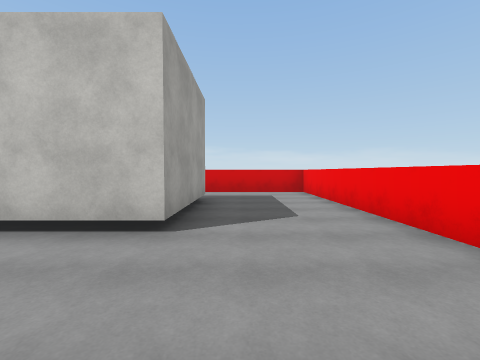
View 1 (above)

22 first-person views from a walk through a scene from a Unity 3-D project. The camera is 1.5 m above the floor, tilts 2° down and sees 90° across. The floor is counted in squares, 2 m on a side. Each view is taken from the middle of a square. On the plan, view 1 faces up. The plan holds only what a view shows up to about 9 squares ahead; the rest is blank. The place goes on beyond the plan. Surface patterns are stand-ins for the level's own textures.

View 2
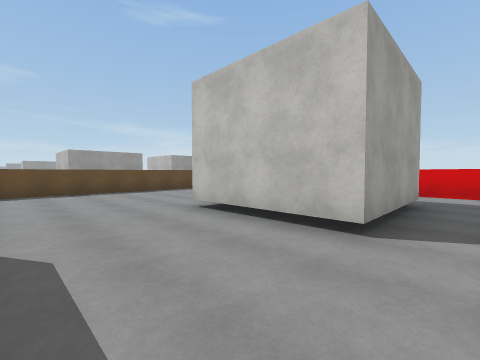

View 3
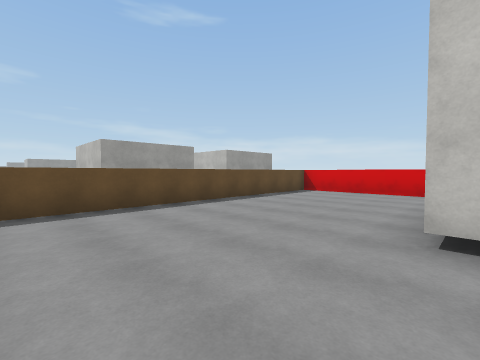

View 4
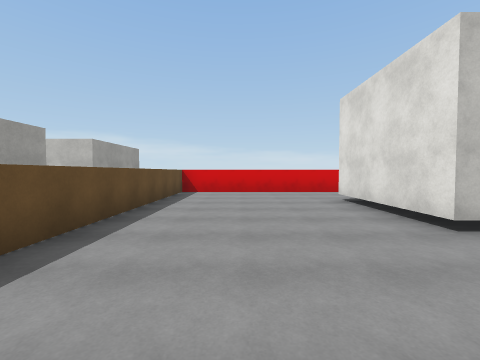

View 5
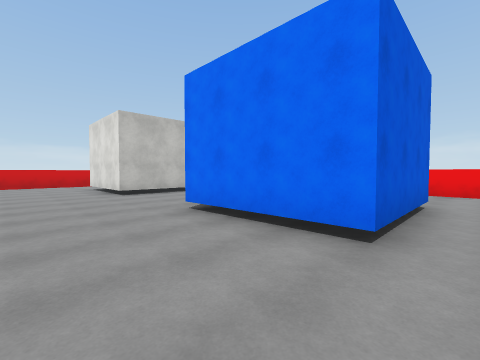

View 6
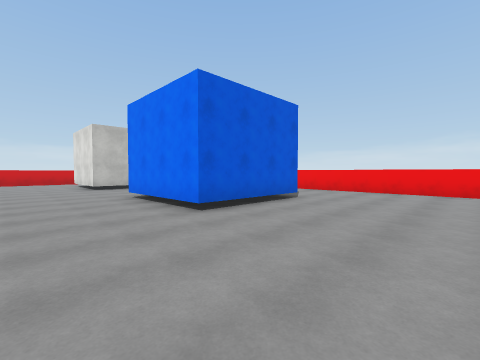

View 7
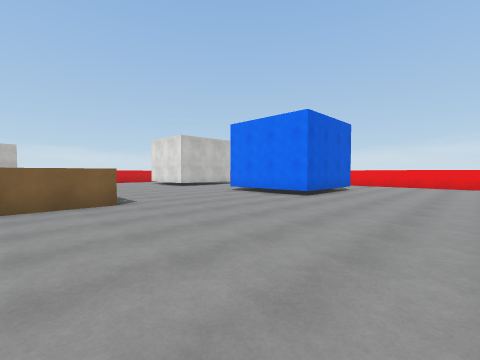

View 8
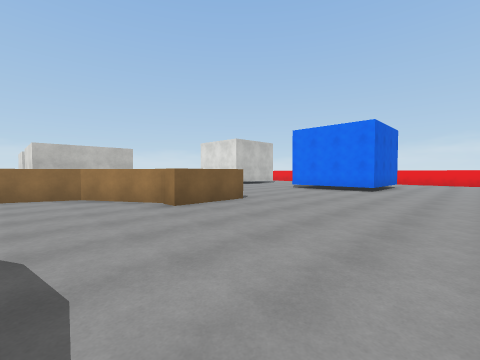

View 9
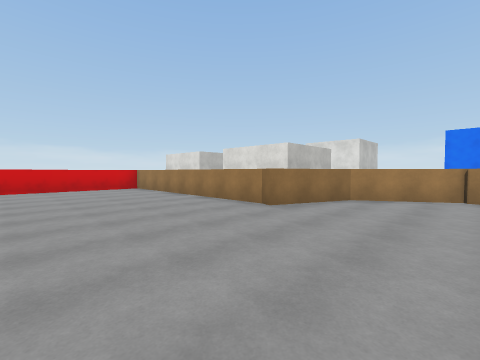

View 10
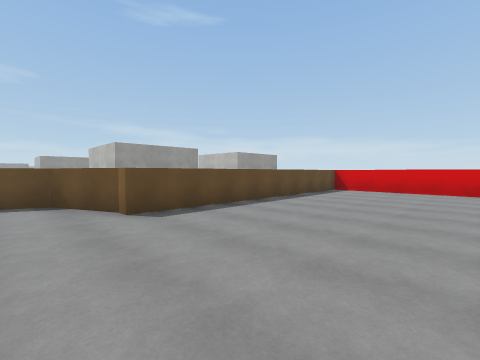

View 11
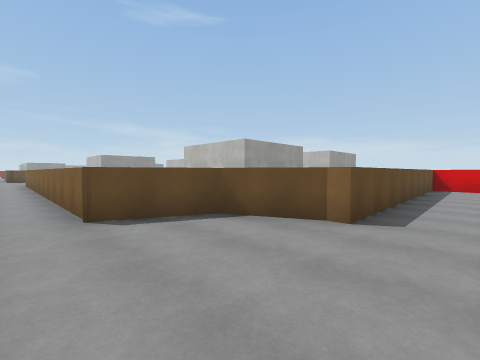

View 12
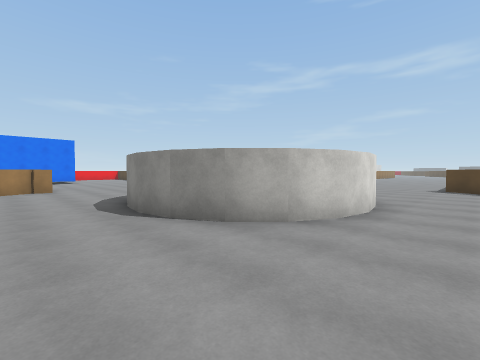

View 13
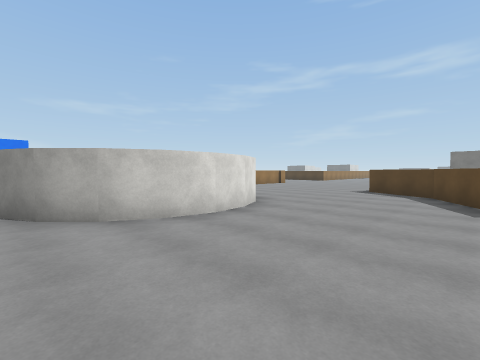

View 14
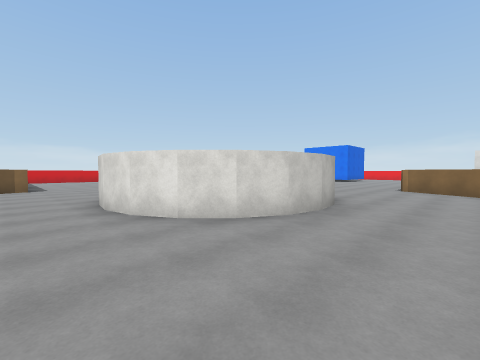

View 15
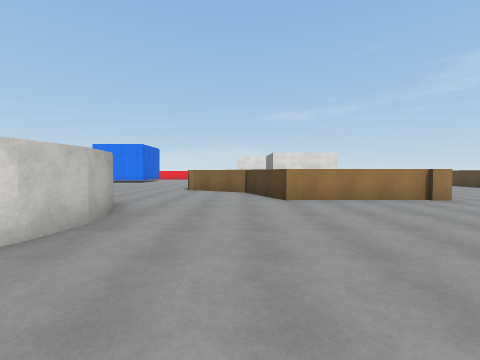

View 16
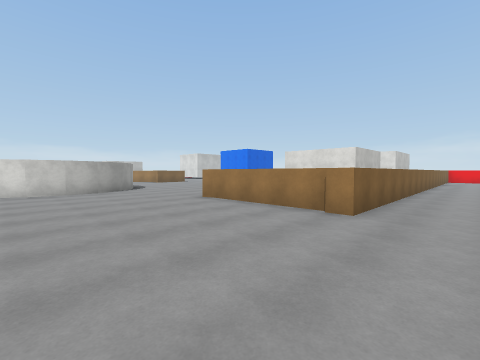

View 17
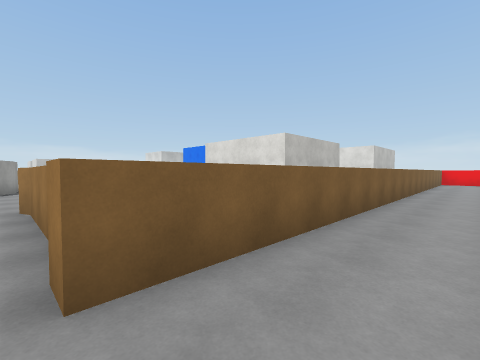

View 18
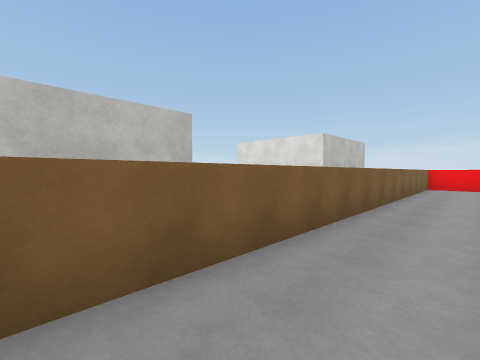

View 19
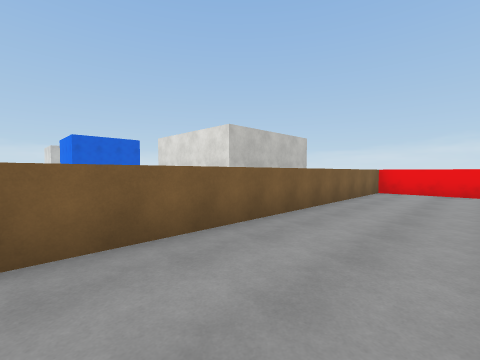

View 20
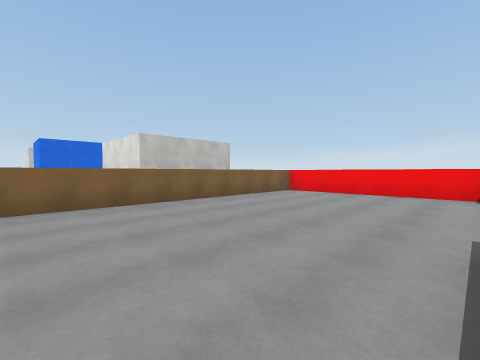

View 21
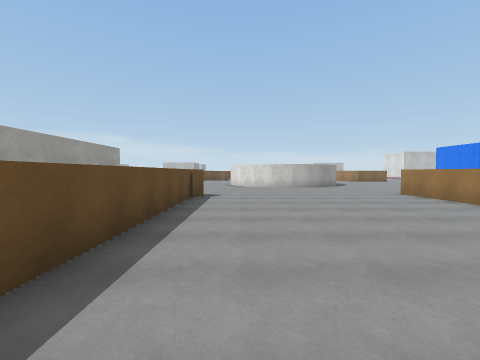

View 22
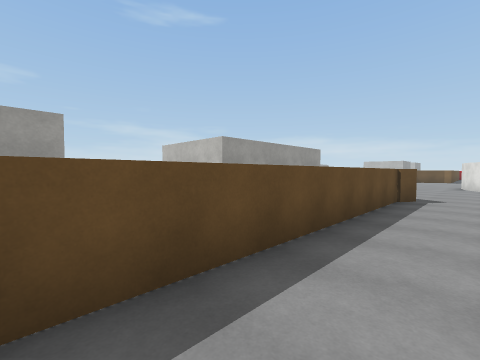

### Floor plan
Points are (right, up) in squares from view 1. A wall is a line through its corners. A room is listed if a view was taken in it or the views show most of it. See-through windows are left out.
Room 1 (views 1, 2, 3, 4, 5, 6, 7, 8, 9, 10, 11, 12, 13, 14, 15, 16, 17, 18, 19, 20, 21, 22)
walls: (-14.5, -5.9) (-14.7, -6.7) (-15, -7.4); (-15.8, -8.3) (-16.6, -8.7) (-17.5, -8.8) (-18.5, -8.7) (-19.3, -8.2) (-20, -7.6) (-20.4, -6.7) (-20.6, -5.8) (-20.4, -4.9) (-20, -4) (-19.3, -3.4) (-18.5, -2.9) (-17.6, -2.8) (-16.6, -2.9); (-9.1, -2.3) (-11.3, -2.3) (-11.3, -1.8); (-11.2, -1.8) (-12.5, 0.4) (-14.8, 1.3); (-11.9, 1.8) (-13.4, 1.8) (-13.4, 3.2); (-14.6, 1.6) (-14.6, 6.4); (-0.9, -4.3) (-4.4, -4.3) (-4.4, -0.8); (-10.6, 4.2) (-10.6, 1.8); (-24.1, -9.7) (-23.1, -11.5) (-21.1, -12.7) (-21.4, -13.2) (-21.4, -20.1); (2.4, -8) (2.4, -3.9); (2.4, 2.2) (2.4, 8.9) (-1.4, 8.9); (-0.9, 6.4) (-0.9, 2.9) (-4.4, 2.9) (-4.4, 6.4); (-16.9, 8.9) (-20.9, 8.9); (-3.2, 8.9) (-9.1, 8.9) (-9.1, -0.1); (2.4, -22) (2.4, -16.5) (-14.6, -16.5) (-14.6, -12.5) (-14.8, -12.2) (-12.5, -11.3) (-11.3, -9.1); (-21.4, 8.5) (-21.4, 0.5) (-21.6, 0.5) (-23.3, -0.3) (-24.1, -2.1) (-26.5, -2.1)

Positions as (right, up) in squares from view 1, and headings:
1: (0, 0), facing up
2: (0, 0), facing up-left
3: (-4, 0), facing up-left
4: (-7, 0), facing up
5: (-7, -5), facing up-right
6: (-7, -8), facing up-right
7: (-11, -8), facing up-right
8: (-14, -7), facing up-right
9: (-19, -2), facing up-right
10: (-17, -1), facing up-left
11: (-20, -3), facing up-left
12: (-22, -1), facing down-right
13: (-24, -3), facing down-right
14: (-22, -11), facing up-right
15: (-21, -11), facing right
16: (-19, -18), facing up-right
17: (-15, -18), facing up-right
18: (-10, -18), facing up-right
19: (-7, -19), facing up-right
20: (-6, -22), facing up-right
21: (-20, -20), facing up
22: (-20, -20), facing up-left
